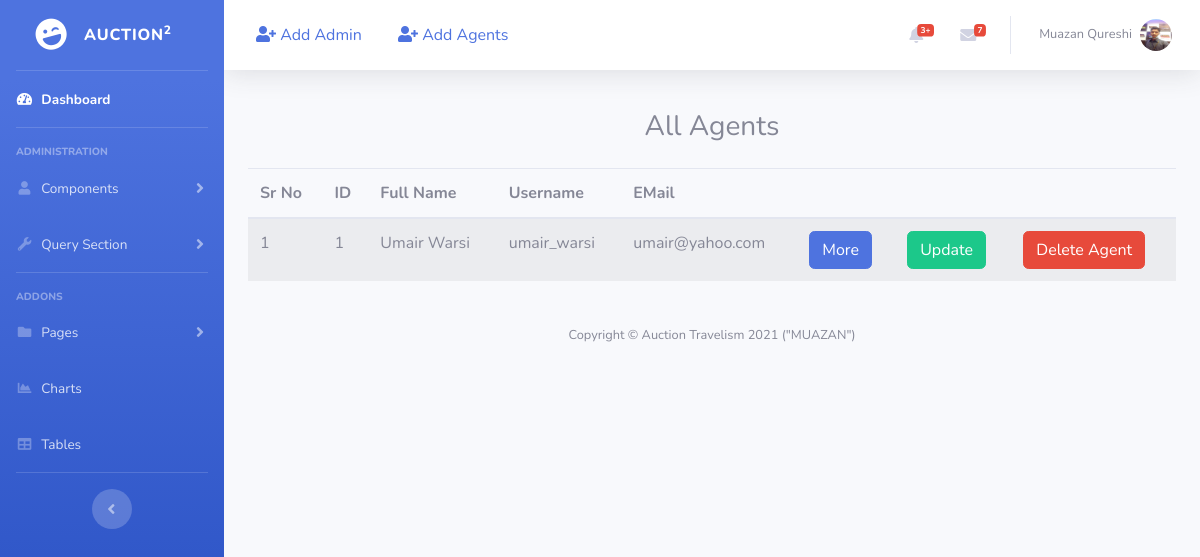
/admin/agent.php (signed in), run on an earlier commit of the app's database.
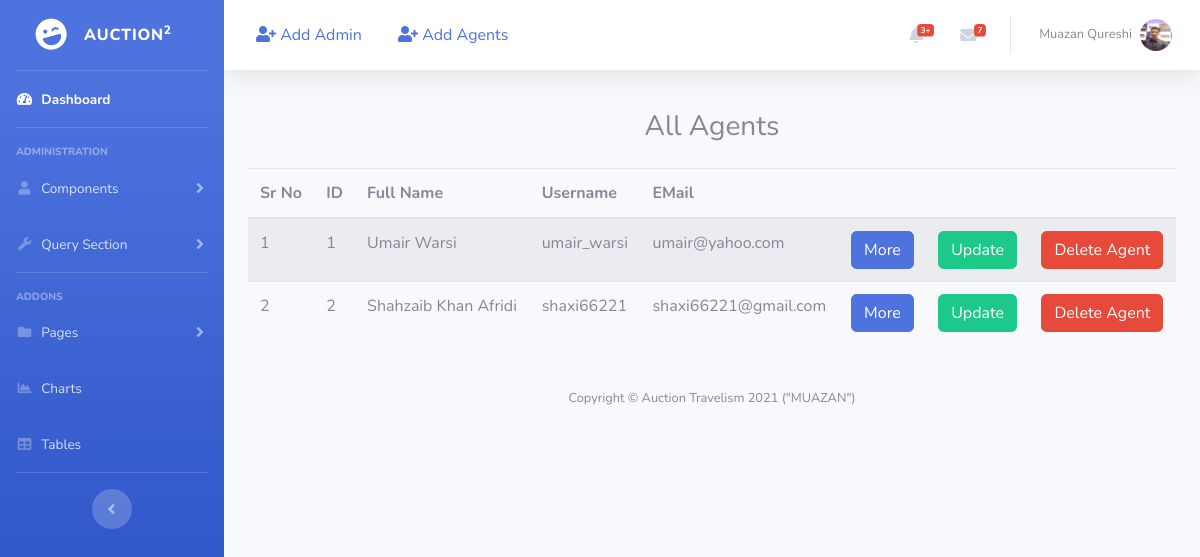
And on a later commit of the database.
### tables this page shows
CREATE TABLE `agents` (
  `id` int(11) NOT NULL,
  `fullname` varchar(50) DEFAULT NULL,
  `username` varchar(50) DEFAULT NULL,
  `cnic` varchar(20) DEFAULT NULL,
  `fathername` varchar(50) NOT NULL,
  `email` varchar(50) DEFAULT NULL,
  `phone` varchar(20) DEFAULT NULL,
  `password` varchar(50) DEFAULT NULL,
  `company` varchar(100) DEFAULT NULL,
  `location` varchar(100) DEFAULT NULL,
  `dob` date DEFAULT NULL,
  `gender` varchar(10) DEFAULT NULL,
  `address` varchar(500) DEFAULT NULL,
  `profilepicture` varchar(1000) DEFAULT NULL,
  `createDT` timestamp NOT NULL DEFAULT current_timestamp(),
  `status` int(11) DEFAULT 1,
  `createby` int(11) NOT NULL
);

### admin/main.php (called while the page is built, shortened)
<?php session_start();
class ta_au_fy
{
  function connection()
  {
    $connect = mysqli_connect('localhost', 'root', '', 'ta_au_fm');
    return $connect;
  }
  function agentsinfo()
  {
    $sql = "SELECT * FROM agents";
    $query = mysqli_query($this->connection(), $sql);
    return $query;
  }
}
$object = new ta_au_fy;

### admin/agent.php (the view, shortened to what this page needs)
<?php include('header.php'); ?>
<section class="container">
    <h3 class="py-3 text-center">
        All Agents
    </h3>
    <table class="table table-striped">
        <thead>
            <tr>
                <th>Sr No</th>
                <th>ID</th>
                <th>Full Name</th>
                <th>Username</th>
                <th>EMail</th>
                <th></th>
                <th></th>
                <th></th>
            </tr>
        </thead>
        <tbody>
            <?php
            $srno = 1;
            foreach ($object->agentsinfo() as $agent) {
            ?>
                <tr>
                    <td><?php echo $srno ?></td>
                    <td><?php echo $agent['id'] ?></td>
                    <td><?php echo $agent['fullname'] ?></td>
                    <td><?php echo $agent['username'] ?></td>
                    <td><?php echo $agent['email'] ?></td>
                    <td>
                        <button type="button" class="btn btn-primary modal-lg" data-toggle="modal" data-target="#modelId">
                            More
                        </button>
                    </td>
                    <td>
                        <button class="btn btn-success">
                            Update
                        </button>
                    </td>
                    <td>
                        <button class="btn btn-danger">
                            Delete Agent
                        </button>
                    </td>
                </tr>
            <?php
                $srno++;
            }
            ?>
        </tbody>
    </table>
</section>
<?php include('footer.php'); ?>

What changed in the data, as far as the page shows it:
added agents: id "2", fullname "Shahzaib Khan Afridi", username "shaxi66221", email "shaxi66221@gmail.com"
